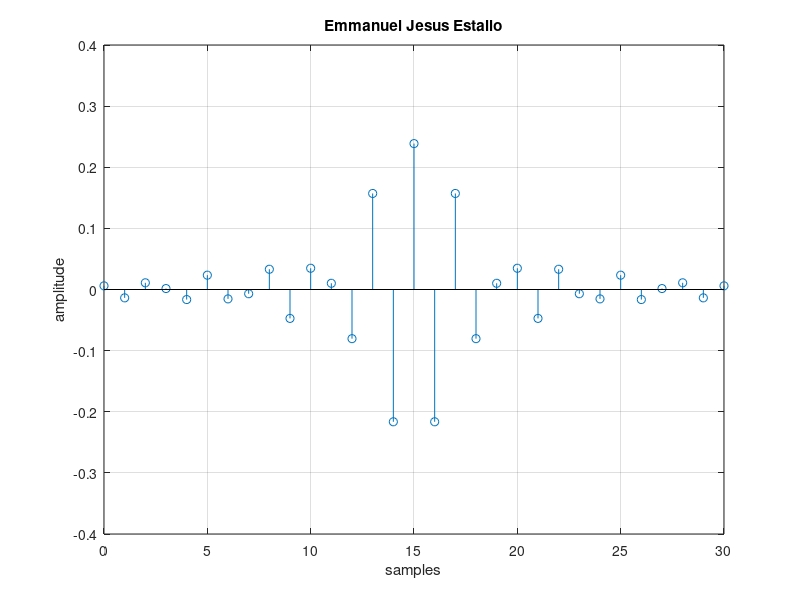

Write the MATLAB code that produced this figure. (Note: this script raises an error after producing the figure.)
Hr = [zeros(1,12), 0.7, ones(1,3)]';
M = 31; 
alpha = (M-1)/2; 
a_kn = zeros(16,alpha); 
x = 0:30;

for k = 0:15
    for n = 0:alpha
        a_kn(k+1,n+1) = 2*cos(((2*pi*k)/M)*(alpha-n));
    end 
end  

h = inv(a_kn)*Hr; 

h(16) = 2*h(16); 
h(17:31) = flip(h(1:15));

figure 
stem(x,h)
grid on 
title('Emmanuel Jesus Estallo')
xlabel('samples')
ylabel('amplitude')

fvtool(h);







